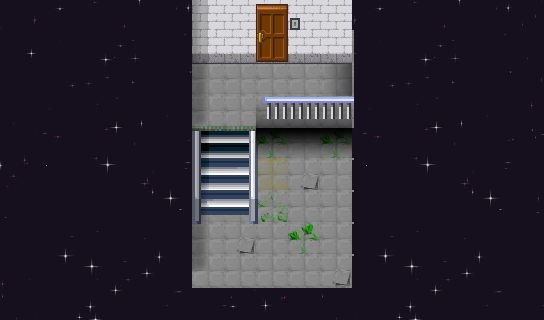

A 2D game scene composited from a Tiled map and its tileset images. What follows is a short description and the map's XML, with every tile layer's data as written:
An orthogonal 17x10 tile map with 32x32 px tiles, 11 tile layers (start, startHallway, collides, exit, ...), 24 tilesets.

<map version="1.4" tiledversion="1.4.3" orientation="orthogonal" renderorder="right-down" width="17" height="10" tilewidth="32" tileheight="32" infinite="0" nextlayerid="14" nextobjectid="1">
 <editorsettings>
  <export target="map.json" format="json" />
 </editorsettings>
 <tileset firstgid="1" name="rpg" tilewidth="32" tileheight="32" tilecount="1064" columns="8">
  <image source="tiles/Pipoya RPG Tileset 32x32/[Base]BaseChip_pipo.png" width="256" height="4256" />
 </tileset>
 <tileset firstgid="1065" name="addwork" tilewidth="32" tileheight="32" tilecount="768" columns="12">
  <image source="tiles/addwork.png" width="384" height="2048" />
 </tileset>
 <tileset firstgid="1833" name="cija_32x32_basic_CC0" tilewidth="32" tileheight="32" tilecount="600" columns="20">
  <image source="tiles/cija_32x32_basic_CC0.png" width="640" height="960" />
 </tileset>
 <tileset firstgid="2433" name="cija_32x32_expansion for Pipoya_CC0" tilewidth="32" tileheight="32" tilecount="2394" columns="18">
  <image source="tiles/cija_32x32_expansion for Pipoya_CC0.png" width="576" height="4256" />
 </tileset>
 <tileset firstgid="4827" name="Interior 1" tilewidth="32" tileheight="32" tilecount="896" columns="16">
  <image source="tiles/Interiors_free/32x32/Interiors_free_32x32.png" width="512" height="1792" />
 </tileset>
 <tileset firstgid="5723" name="LightShadow_pipo" tilewidth="32" tileheight="32" tilecount="48" columns="8">
  <image source="tiles/Pipoya RPG Tileset 32x32/LightShadow_pipo.png" width="256" height="192" />
 </tileset>
 <tileset firstgid="5771" name="mapUtilities" tilewidth="32" tileheight="32" tilecount="9" columns="9">
  <image source="tiles/mapUtilities.png" width="288" height="32" />
 </tileset>
 <tileset firstgid="5780" name="minideko" tilewidth="32" tileheight="32" tilecount="91" columns="7">
  <image source="tiles/minideko.png" width="224" height="416" />
 </tileset>
 <tileset firstgid="5871" name="Pizza" tilewidth="32" tileheight="32" tilecount="5" columns="0">
  <grid orientation="orthogonal" width="1" height="1" />
  <tile id="0">
   <image width="32" height="32" source="tiles/pizza_1.png" />
  </tile>
  <tile id="1">
   <image width="32" height="32" source="tiles/pizza_2.png" />
  </tile>
  <tile id="2">
   <image width="32" height="32" source="tiles/pizza_3.png" />
  </tile>
  <tile id="3">
   <image width="32" height="32" source="tiles/pizza_4.png" />
  </tile>
  <tile id="4">
   <image width="32" height="32" source="tiles/pizza_5.png" />
  </tile>
 </tileset>
 <tileset firstgid="5876" name="rc3-mullana-colors-128" tilewidth="32" tileheight="32" tilecount="128" columns="16">
  <image source="tiles/rc3-mullana-colors-128.png" width="512" height="256" />
 </tileset>
 <tileset firstgid="6004" name="rc3-mullana-foyer" tilewidth="32" tileheight="32" tilecount="1024" columns="32">
  <image source="tiles/rc3-mullana-foyer.png" width="1024" height="1024" />
 </tileset>
 <tileset firstgid="7028" name="rc3-mullana-functionary" tilewidth="32" tileheight="32" tilecount="256" columns="16">
  <image source="tiles/rc3-mullana-functionary.png" width="512" height="512" />
 </tileset>
 <tileset firstgid="7284" name="rc3-mullana-neon-signs" tilewidth="32" tileheight="32" tilecount="256" columns="16">
  <image source="tiles/rc3-mullana-neon-signs.png" width="512" height="512" />
 </tileset>
 <tileset firstgid="7540" name="rc3-mullana-objects" tilewidth="32" tileheight="32" tilecount="128" columns="16">
  <image source="tiles/rc3-mullana-objects.png" width="512" height="256" />
 </tileset>
 <tileset firstgid="7668" source="tiles/tilesets/rc3-mullana-overlay.tsx" />
 <tileset firstgid="8180" source="tiles/tilesets/rc3-mullana-single-use.tsx" />
 <tileset firstgid="8436" name="rc3-mullana-stars" tilewidth="32" tileheight="32" tilecount="100" columns="10">
  <image source="tiles/rc3-mullana-stars.png" width="320" height="320" />
 </tileset>
 <tileset firstgid="8536" name="SCI-Fi Rougelike Micropack" tilewidth="32" tileheight="32" tilecount="187" columns="17">
  <image source="tiles/tileset.png" width="544" height="352" />
 </tileset>
 <tileset firstgid="8723" source="tiles/tilesets/unicorn.tsx" />
 <tileset firstgid="8724" source="tiles/tilesets/wc_unisex.tsx" />
 <tileset firstgid="8725" name="Sammlung" tilewidth="64" tileheight="64" tilecount="18" columns="0">
  <grid orientation="orthogonal" width="1" height="1" />
  <tile id="0">
   <image width="32" height="32" source="tiles/brot1.png" />
  </tile>
  <tile id="1">
   <image width="32" height="32" source="tiles/brot2.png" />
  </tile>
  <tile id="2">
   <image width="32" height="64" source="tiles/brotplakat.png" />
  </tile>
  <tile id="3">
   <image width="32" height="32" source="tiles/cyber.png" />
  </tile>
  <tile id="4">
   <image width="32" height="32" source="tiles/cyber1.png" />
  </tile>
  <tile id="5">
   <image width="32" height="32" source="tiles/cyber2.png" />
  </tile>
  <tile id="6">
   <image width="32" height="32" source="tiles/cyber3.png" />
  </tile>
  <tile id="7">
   <image width="32" height="32" source="tiles/cyber4.png" />
  </tile>
  <tile id="8">
   <image width="32" height="32" source="tiles/mehlsack.png" />
  </tile>
  <tile id="9">
   <image width="32" height="32" source="tiles/schuessel_pink.png" />
  </tile>
  <tile id="10">
   <image width="32" height="32" source="tiles/schuessel_blau.png" />
  </tile>
  <tile id="11">
   <image width="32" height="32" source="tiles/schuessel_gruen.png" />
  </tile>
  <tile id="12">
   <image width="32" height="32" source="tiles/schuessel_orange.png" />
  </tile>
  <tile id="13">
   <image width="64" height="64" source="tiles/worldExit.png" />
  </tile>
  <tile id="14">
   <image width="32" height="32" source="tiles/unicorn.png" />
  </tile>
  <tile id="15">
   <image width="32" height="32" source="tiles/unicorn_2.png" />
  </tile>
  <tile id="16">
   <image width="32" height="64" source="tiles/waffelplakat.png" />
  </tile>
  <tile id="17">
   <image width="32" height="32" source="tiles/wc_unisex.png" />
  </tile>
 </tileset>
 <tileset firstgid="8743" name="floortileset" tilewidth="34" tileheight="34" tilecount="64" columns="8">
  <image source="floortileset.png" width="272" height="272" />
 </tileset>
 <tileset firstgid="8807" name="tilesets_deviant_milkian_1" tilewidth="34" tileheight="34" tilecount="256" columns="16">
  <image source="tilesets_deviant_milkian_1.png" width="544" height="544" />
 </tileset>
 <tileset firstgid="9063" name="addwork" tilewidth="32" tileheight="32" tilecount="768" columns="12">
  <image source="tiles/addwork.png" width="384" height="2048" />
 </tileset>
 <layer id="8" name="start" width="17" height="10">
  <properties>
   <property name="startLayer" type="bool" value="true" />
  </properties>
  <data encoding="csv">
0,0,0,0,0,0,0,0,0,0,0,0,0,0,0,0,0,
0,0,0,0,0,0,0,0,0,0,0,0,0,0,0,0,0,
0,0,0,0,0,0,0,0,0,0,0,0,0,0,0,0,0,
0,0,0,0,0,0,0,0,0,0,0,0,0,0,0,0,0,
0,0,0,0,0,0,0,0,0,0,0,0,0,0,0,0,0,
0,0,0,0,0,0,0,0,0,0,0,0,0,0,0,0,0,
0,0,0,0,0,0,0,0,0,0,0,0,0,0,0,0,0,
0,0,0,0,0,0,5772,5772,0,0,0,0,0,0,0,0,0,
0,0,0,0,0,0,0,0,0,0,0,0,0,0,0,0,0,
0,0,0,0,0,0,0,0,0,0,0,0,0,0,0,0,0
</data>
 </layer>
 <layer id="12" name="startHallway" width="17" height="10">
  <properties>
   <property name="startLayer" type="bool" value="true" />
  </properties>
  <data encoding="csv">
0,0,0,0,0,0,0,0,0,0,0,0,0,0,0,0,0,
0,0,0,0,0,0,0,0,0,0,0,0,0,0,0,0,0,
0,0,0,0,0,0,0,0,5772,0,0,0,0,0,0,0,0,
0,0,0,0,0,0,0,0,0,0,0,0,0,0,0,0,0,
0,0,0,0,0,0,0,0,0,0,0,0,0,0,0,0,0,
0,0,0,0,0,0,0,0,0,0,0,0,0,0,0,0,0,
0,0,0,0,0,0,0,0,0,0,0,0,0,0,0,0,0,
0,0,0,0,0,0,0,0,0,0,0,0,0,0,0,0,0,
0,0,0,0,0,0,0,0,0,0,0,0,0,0,0,0,0,
0,0,0,0,0,0,0,0,0,0,0,0,0,0,0,0,0
</data>
 </layer>
 <layer id="9" name="collides" width="17" height="10">
  <data encoding="csv">
0,0,0,0,0,0,0,0,5774,0,0,0,0,0,0,0,0,
0,0,0,0,0,5774,5774,5774,0,5774,5774,5774,0,0,0,0,0,
0,0,0,0,0,5774,0,0,0,0,0,5774,0,0,0,0,0,
0,0,0,0,0,5774,0,0,5774,5774,5774,5774,0,0,0,0,0,
0,0,0,0,0,5774,0,0,0,0,0,5774,0,0,0,0,0,
0,0,0,0,0,5774,0,0,0,0,0,5774,0,0,0,0,0,
0,0,0,0,0,5774,0,0,0,0,0,5774,0,0,0,0,0,
0,0,0,0,0,5774,0,0,0,0,0,5774,0,0,0,0,0,
0,0,0,0,0,5774,0,0,0,0,0,5774,0,0,0,0,0,
0,0,0,0,0,5774,5774,5774,5774,5774,5774,5774,0,0,0,0,0
</data>
 </layer>
 <layer id="7" name="exit" width="17" height="10">
  <properties>
   <property name="exitUrl" value="hallway.json#startEntry" />
  </properties>
  <data encoding="csv">
0,0,0,0,0,0,0,0,0,0,0,0,0,0,0,0,0,
0,0,0,0,0,0,0,0,5771,0,0,0,0,0,0,0,0,
0,0,0,0,0,0,0,0,0,0,0,0,0,0,0,0,0,
0,0,0,0,0,0,0,0,0,0,0,0,0,0,0,0,0,
0,0,0,0,0,0,0,0,0,0,0,0,0,0,0,0,0,
0,0,0,0,0,0,0,0,0,0,0,0,0,0,0,0,0,
0,0,0,0,0,0,0,0,0,0,0,0,0,0,0,0,0,
0,0,0,0,0,0,0,0,0,0,0,0,0,0,0,0,0,
0,0,0,0,0,0,0,0,0,0,0,0,0,0,0,0,0,
0,0,0,0,0,0,0,0,0,0,0,0,0,0,0,0,0
</data>
 </layer>
 <layer id="1" name="boden" width="17" height="10">
  <data encoding="csv">
8436,8437,8438,8439,8440,8441,8442,8443,8444,8445,8436,8437,8438,8439,8440,8441,8442,
8446,8447,8448,8449,8450,8451,8452,8453,8454,8455,8446,8447,8448,8449,8450,8451,8452,
8456,8457,8458,8459,8460,8461,8462,8463,8464,8465,8456,8457,8458,8459,8460,8461,8462,
8466,8467,8468,8469,8470,8471,8472,8473,8474,8475,8466,8467,8468,8469,8470,8471,8472,
8476,8477,8478,8479,8480,8481,8743,8743,8745,8743,8745,8477,8478,8479,8480,8481,8482,
8486,8487,8488,8489,8490,8491,8743,8743,8744,8756,8743,8487,8488,8489,8490,8491,8492,
8496,8497,8498,8499,8500,8501,8743,8743,8753,8743,8743,8497,8498,8499,8500,8501,8502,
8506,8507,8508,8509,8510,8511,8743,8756,8743,8745,8743,8507,8508,8509,8510,8511,8512,
8516,8517,8518,8519,8520,8521,8743,8743,8743,8743,8756,8517,8518,8519,8520,8521,8522,
8526,8527,8528,8529,8530,8531,8532,8533,8534,8535,8526,8527,8528,8529,8530,8531,8532
</data>
 </layer>
 <layer id="2" name="entry" width="17" height="10">
  <data encoding="csv">
0,0,0,0,0,0,0,0,0,0,0,0,0,0,0,0,0,
0,0,0,0,0,0,8743,8743,8743,8743,8743,0,0,0,0,0,0,
0,0,0,0,0,0,8743,8743,8743,8743,8743,0,0,0,0,0,0,
0,0,0,0,0,0,8743,8743,8743,8743,8743,0,0,0,0,0,0,
0,0,0,0,0,0,8831,8832,0,0,0,0,0,0,0,0,0,
0,0,0,0,0,0,8847,8848,0,0,0,0,0,0,0,0,0,
0,0,0,0,0,0,8815,8816,0,0,0,0,0,0,0,0,0,
0,0,0,0,0,0,0,0,0,0,0,0,0,0,0,0,0,
0,0,0,0,0,0,0,0,0,0,0,0,0,0,0,0,0,
0,0,0,0,0,0,0,0,0,0,0,0,0,0,0,0,0
</data>
 </layer>
 <layer id="3" name="shadow" width="17" height="10">
  <data encoding="csv">
0,0,0,0,0,0,0,0,0,0,0,0,0,0,0,0,0,
0,0,0,0,0,0,0,0,0,0,0,0,0,0,0,0,0,
0,0,0,0,0,0,5753,0,0,0,5737,0,0,0,0,0,0,
0,0,0,0,0,0,5752,0,5727,5727,5727,0,0,0,0,0,0,
0,0,0,0,0,0,5753,0,5744,5744,5744,0,0,0,0,0,0,
0,0,0,0,0,0,5753,0,0,0,0,0,0,0,0,0,0,
0,0,0,0,0,0,5753,0,0,0,0,0,0,0,0,0,0,
0,0,0,0,0,0,5753,0,0,0,0,0,0,0,0,0,0,
0,0,0,0,0,0,5751,0,0,0,0,0,0,0,0,0,0,
0,0,0,0,0,0,0,0,0,0,0,0,0,0,0,0,0
</data>
 </layer>
 <layer id="4" name="top" width="17" height="10">
  <data encoding="csv">
0,0,0,0,0,0,3373,3370,3370,3370,3370,0,0,0,0,0,0,
0,0,0,0,0,0,3391,3388,3388,3388,3388,0,0,0,0,0,0,
0,0,0,0,0,0,0,0,0,0,0,0,0,0,0,0,0,
0,0,0,0,0,0,0,0,9055,9058,9058,0,0,0,0,0,0,
0,0,0,0,0,0,0,0,0,0,0,0,0,0,0,0,0,
0,0,0,0,0,0,0,0,0,0,0,0,0,0,0,0,0,
0,0,0,0,0,0,0,0,0,0,0,0,0,0,0,0,0,
0,0,0,0,0,0,0,0,0,0,0,0,0,0,0,0,0,
0,0,0,0,0,0,0,0,0,0,0,0,0,0,0,0,0,
0,0,0,0,0,0,0,0,0,0,0,0,0,0,0,0,0
</data>
 </layer>
 <layer id="13" name="deco" width="17" height="10">
  <data encoding="csv">
0,0,0,0,0,0,0,0,0,5132,0,0,0,0,0,0,0,
0,0,0,0,0,0,0,0,0,0,0,0,0,0,0,0,0,
0,0,0,0,0,0,0,0,0,0,0,0,0,0,0,0,0,
0,0,0,0,0,0,0,0,0,0,0,0,0,0,0,0,0,
0,0,0,0,0,0,0,0,0,0,0,0,0,0,0,0,0,
0,0,0,0,0,0,0,0,0,0,0,0,0,0,0,0,0,
0,0,0,0,0,0,0,0,0,0,0,0,0,0,0,0,0,
0,0,0,0,0,0,0,0,0,0,0,0,0,0,0,0,0,
0,0,0,0,0,0,0,0,0,0,0,0,0,0,0,0,0,
0,0,0,0,0,0,0,0,0,0,0,0,0,0,0,0,0
</data>
 </layer>
 <layer id="5" name="door" width="17" height="10">
  <data encoding="csv">
0,0,0,0,0,0,0,0,3628,0,0,0,0,0,0,0,0,
0,0,0,0,0,0,0,0,3646,0,0,0,0,0,0,0,0,
0,0,0,0,0,0,0,0,0,0,0,0,0,0,0,0,0,
0,0,0,0,0,0,0,0,0,0,0,0,0,0,0,0,0,
0,0,0,0,0,0,0,0,0,0,0,0,0,0,0,0,0,
0,0,0,0,0,0,0,0,0,0,0,0,0,0,0,0,0,
0,0,0,0,0,0,0,0,0,0,0,0,0,0,0,0,0,
0,0,0,0,0,0,0,0,0,0,0,0,0,0,0,0,0,
0,0,0,0,0,0,0,0,0,0,0,0,0,0,0,0,0,
0,0,0,0,0,0,0,0,0,0,0,0,0,0,0,0,0
</data>
 </layer>
 <objectgroup id="10" name="floorLayer" />
 <layer id="11" name="shadow2" width="17" height="10">
  <data encoding="csv">
0,0,0,0,0,0,0,0,0,0,0,0,0,0,0,0,0,
0,0,0,0,0,0,0,0,0,0,0,0,0,0,0,0,0,
0,0,0,0,0,0,0,0,0,0,0,0,0,0,0,0,0,
0,0,0,0,0,0,0,0,0,0,0,0,0,0,0,0,0,
0,0,0,0,0,0,0,0,0,0,0,0,0,0,0,0,0,
0,0,0,0,0,0,0,0,0,0,0,0,0,0,0,0,0,
0,0,0,0,0,0,0,0,0,0,0,0,0,0,0,0,0,
0,0,0,0,0,0,0,0,0,0,0,0,0,0,0,0,0,
0,0,0,0,0,0,0,0,0,0,0,0,0,0,0,0,0,
0,0,0,0,0,0,0,0,0,0,0,0,0,0,0,0,0
</data>
 </layer>
</map>
